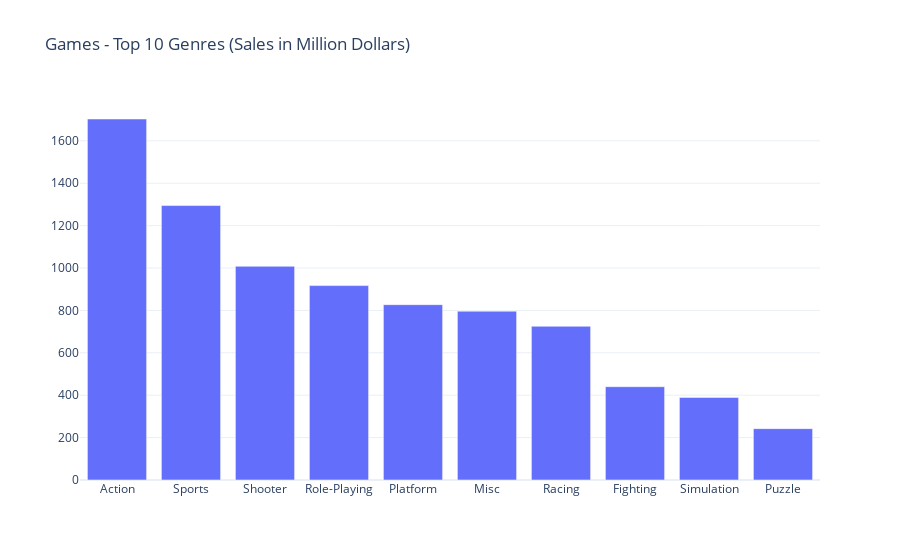

Notebook code for this chart:
### Code cell
salesGenre = dfNew.query('2016 > Year >=1980')[['Genre', 'Global_Sales']].groupby(['Genre']).sum().sort_values(by='Global_Sales', ascending=False).head(10)

fig = go.Figure([go.Bar(x=salesGenre.index.tolist(), y=salesGenre.values.reshape(-1).tolist())])
fig.update_layout(template='plotly_white', title="Games - Top 10 Genres (Sales in Million Dollars)")
fig.show()

### Figure 1 — Plotly figure (JSON) as saved in the notebook; plotly's stock layout.template omitted (floating-point values rounded to 4 significant figures)
{"data": [{"type": "bar", "x": ["Action", "Sports", "Shooter", "Role-Playing", "Platform", "Misc", "Racing", "Fighting", "Simulation", "Puzzle"], "y": [1703.0, 1295.0, 1008.0, 917.0, 827.1, 796.4, 725.1, 440.2, 389.5, 242.2]}], "layout": {"title": {"text": "Games - Top 10 Genres (Sales in Million Dollars)"}}}
